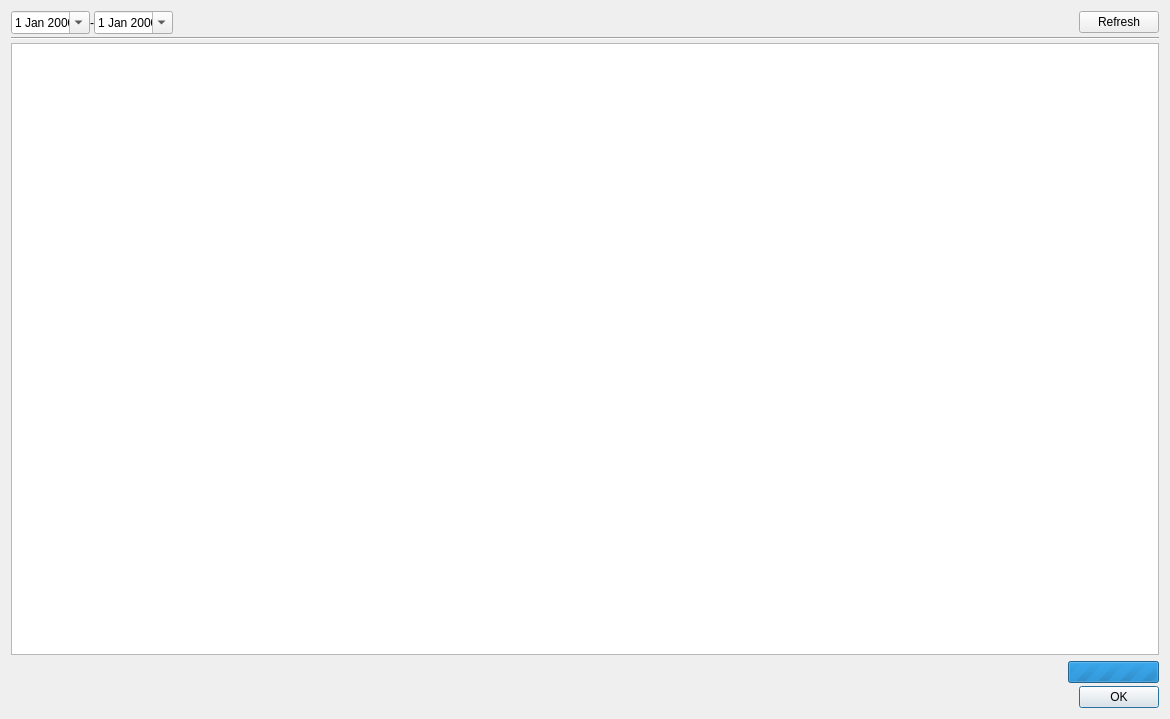
<?xml version="1.0" encoding="UTF-8"?>
<ui version="4.0">
 <class>RecordingStatsDialog</class>
 <widget class="QDialog" name="RecordingStatsDialog">
  <property name="geometry">
   <rect>
    <x>0</x>
    <y>0</y>
    <width>1170</width>
    <height>719</height>
   </rect>
  </property>
  <property name="windowTitle">
   <string>Recording statistics</string>
  </property>
  <layout class="QVBoxLayout" name="verticalLayout">
   <property name="spacing">
    <number>3</number>
   </property>
   <item>
    <layout class="QGridLayout" name="mainGridLayout">
     <property name="horizontalSpacing">
      <number>4</number>
     </property>
     <item row="0" column="0">
      <layout class="QGridLayout" name="gridLayout">
       <property name="horizontalSpacing">
        <number>0</number>
       </property>
       <item row="0" column="0">
        <widget class="QDateEdit" name="dateEditFrom">
         <property name="frame">
          <bool>true</bool>
         </property>
         <property name="buttonSymbols">
          <enum>QAbstractSpinBox::NoButtons</enum>
         </property>
         <property name="calendarPopup">
          <bool>true</bool>
         </property>
        </widget>
       </item>
       <item row="0" column="1">
        <widget class="QLabel" name="delimLabel">
         <property name="text">
          <string>-</string>
         </property>
         <property name="alignment">
          <set>Qt::AlignCenter</set>
         </property>
        </widget>
       </item>
       <item row="0" column="2">
        <widget class="QDateEdit" name="dateEditTo">
         <property name="wrapping">
          <bool>false</bool>
         </property>
         <property name="buttonSymbols">
          <enum>QAbstractSpinBox::NoButtons</enum>
         </property>
         <property name="calendarPopup">
          <bool>true</bool>
         </property>
        </widget>
       </item>
      </layout>
     </item>
     <item row="0" column="3">
      <widget class="QPushButton" name="refreshButton">
       <property name="focusPolicy">
        <enum>Qt::TabFocus</enum>
       </property>
       <property name="text">
        <string>Refresh</string>
       </property>
       <property name="autoDefault">
        <bool>false</bool>
       </property>
       <property name="flat">
        <bool>false</bool>
       </property>
      </widget>
     </item>
     <item row="0" column="2">
      <spacer name="horizontalSpacer">
       <property name="orientation">
        <enum>Qt::Horizontal</enum>
       </property>
       <property name="sizeHint" stdset="0">
        <size>
         <width>40</width>
         <height>20</height>
        </size>
       </property>
      </spacer>
     </item>
    </layout>
   </item>
   <item>
    <widget class="Line" name="line">
     <property name="orientation">
      <enum>Qt::Horizontal</enum>
     </property>
    </widget>
   </item>
   <item>
    <widget class="QStackedWidget" name="stackedWidget">
     <widget class="QWidget" name="gridPage">
      <layout class="QVBoxLayout" name="verticalLayout_3">
       <property name="leftMargin">
        <number>0</number>
       </property>
       <property name="topMargin">
        <number>0</number>
       </property>
       <property name="rightMargin">
        <number>0</number>
       </property>
       <property name="bottomMargin">
        <number>0</number>
       </property>
       <item>
        <widget class="QnTableView" name="gridEvents">
         <property name="mouseTracking">
          <bool>true</bool>
         </property>
         <property name="contextMenuPolicy">
          <enum>Qt::CustomContextMenu</enum>
         </property>
         <property name="lineWidth">
          <number>1</number>
         </property>
         <property name="midLineWidth">
          <number>1</number>
         </property>
         <property name="horizontalScrollBarPolicy">
          <enum>Qt::ScrollBarAlwaysOff</enum>
         </property>
         <property name="editTriggers">
          <set>QAbstractItemView::NoEditTriggers</set>
         </property>
         <property name="alternatingRowColors">
          <bool>false</bool>
         </property>
         <property name="selectionBehavior">
          <enum>QAbstractItemView::SelectRows</enum>
         </property>
         <property name="sortingEnabled">
          <bool>true</bool>
         </property>
         <attribute name="horizontalHeaderStretchLastSection">
          <bool>true</bool>
         </attribute>
         <attribute name="verticalHeaderVisible">
          <bool>false</bool>
         </attribute>
         <attribute name="verticalHeaderShowSortIndicator" stdset="0">
          <bool>true</bool>
         </attribute>
         <attribute name="verticalHeaderStretchLastSection">
          <bool>false</bool>
         </attribute>
        </widget>
       </item>
       <item>
        <layout class="QHBoxLayout" name="horizontalLayout">
         <item>
          <widget class="QLabel" name="statusLabel">
           <property name="text">
            <string/>
           </property>
          </widget>
         </item>
         <item>
          <spacer name="horizontalSpacer_3">
           <property name="orientation">
            <enum>Qt::Horizontal</enum>
           </property>
           <property name="sizeHint" stdset="0">
            <size>
             <width>40</width>
             <height>20</height>
            </size>
           </property>
          </spacer>
         </item>
         <item>
          <widget class="QProgressBar" name="loadingProgressBar">
           <property name="sizePolicy">
            <sizepolicy hsizetype="Fixed" vsizetype="Fixed">
             <horstretch>0</horstretch>
             <verstretch>0</verstretch>
            </sizepolicy>
           </property>
           <property name="maximum">
            <number>0</number>
           </property>
           <property name="value">
            <number>-1</number>
           </property>
          </widget>
         </item>
        </layout>
       </item>
      </layout>
     </widget>
     <widget class="QWidget" name="warnPage">
      <layout class="QVBoxLayout" name="verticalLayout_2">
       <item>
        <widget class="QLabel" name="warningLabel">
         <property name="text">
          <string>All Servers are offline. Logs are not available.</string>
         </property>
         <property name="alignment">
          <set>Qt::AlignCenter</set>
         </property>
        </widget>
       </item>
      </layout>
     </widget>
    </widget>
   </item>
   <item>
    <widget class="QDialogButtonBox" name="buttonBox">
     <property name="standardButtons">
      <set>QDialogButtonBox::Ok</set>
     </property>
    </widget>
   </item>
  </layout>
 </widget>
 <customwidgets>
  <customwidget>
   <class>QnTableView</class>
   <extends>QTableView</extends>
   <header location="global">ui/widgets/table_view.h</header>
  </customwidget>
 </customwidgets>
 <tabstops>
  <tabstop>dateEditFrom</tabstop>
  <tabstop>dateEditTo</tabstop>
  <tabstop>refreshButton</tabstop>
 </tabstops>
 <resources/>
 <connections/>
</ui>
